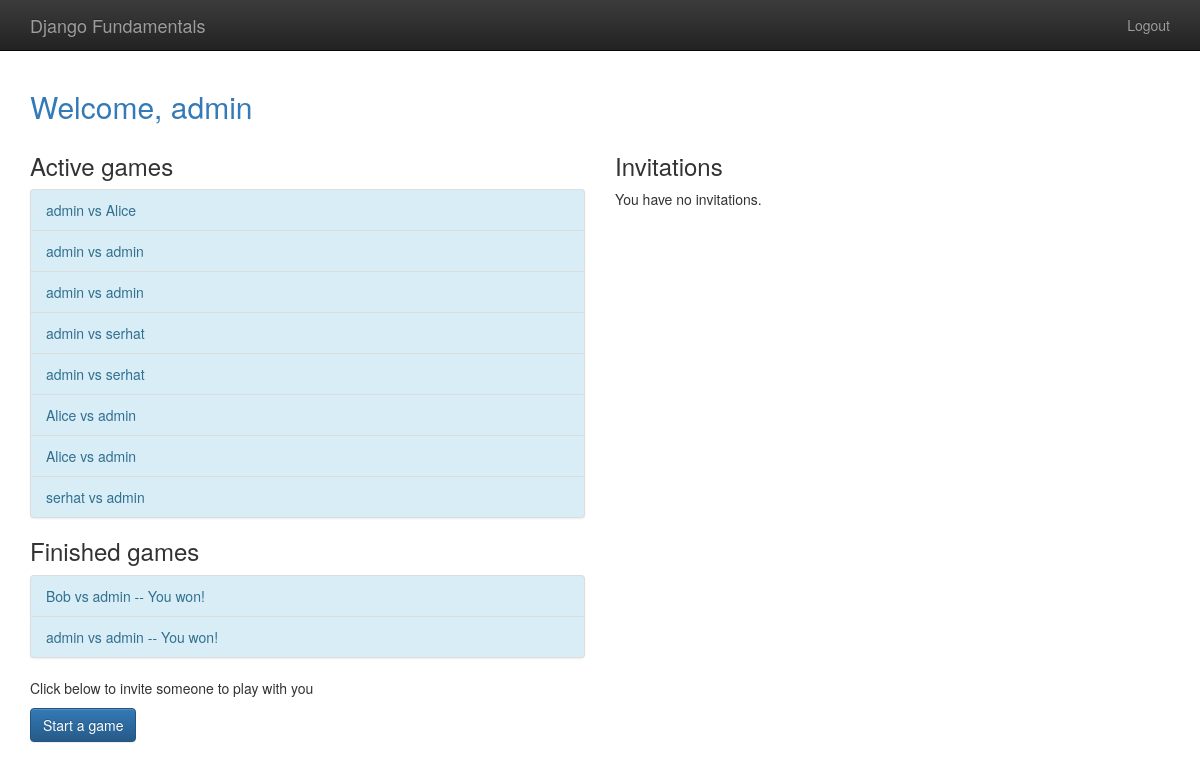
/player/home (signed in), run on the app's committed database.
### gameplay/models.py (models this page shows, shortened)
@python_2_unicode_compatible      #Python 2 için buaraya da bu kodu ilave ediyoruz.
class Game(models.Model):
    first_player = models.ForeignKey(User, related_name="games_first_player")
    second_player = models.ForeignKey(User, related_name="games_second_player")
    start_time = models.DateTimeField(auto_now_add=True)
    last_active = models.DateTimeField(auto_now=True)
    status = models.CharField(max_length=1, default='F', choices=GAME_STATUS_CHOİCE)     # Dropdown da olması istenen durumu GAME_STATUS_CHOİCE ilave ettik.
    objects = GamesQuerySet.as_manager()
    def get_absolute_url(self):                              # 9.6 get_absolute_url
        return reverse('gameplay_detail', args=[self.id])
    def __str__(self):                                     # Unicode kütüphanesi ile ilgili. Aynı zamanda Game in içerisine
        return "{0} vs {1}".format(                        # tanımladığımız maçlarda kiminle kimim maç yapacağını gösteriyor.
            self.first_player, self.second_player          # Normalde başlıkta Game object yazıyordu.
        )

### player/views.py (the view)
# urls.py: url(r'home$', home, name="player_home") ,                  # homeisimli uzantıyı çağır. ^ ile başlamıyor. Çünkü önünde player olacak. # 8.2 name kısmını ilave et.
@login_required()                                                 #8.3 login required
def home(request):
    my_games = Game.objects.games_for_user(request.user)
    active_games = my_games.active()
    finished_games = my_games.difference(active_games)
    invitations = request.user.invitation_received.all()       # 8.16 invitationu cevaplama kısmına ilişkin
    return render(request, "player/home.html",
                {'active_games':active_games,
                'finished_games':finished_games,
                'invitations':invitations})            # home için urls den yapılan istek için player/home.html i gönder. # Game in içindeki oyunu say. 8.16 dan sonra buaraya invitations kısmını ilave ettik.

### gameplay/models.py (called while the page is built)
    def games_for_user(self, user):
        return self.filter(
            Q(first_player = user) | Q(second_player = user)
        )

    def active(self):
        return self.filter(
            Q(status = 'F') | Q(status = 'S')
        )

### templates/player/home.html (shortened to what this page needs)
{% extends "base.html" %}
{% block content %}
    <h2 class="text-primary">Welcome, {{ user.username }}</h2>
    <div class="row">
        <div class="col-md-6">
            <h3>Active games</h3>
            {% include "player/game_list_snippet.html" with games_list=active_games %}
            <h3>Finished games</h3>
            {% include "player/game_list_snippet.html" with games_list=finished_games %}
            <p>Click below to invite someone to play with you </p>
            <p>
                <a class="btn btn-primary" href="{% url 'player_new_invitation' %}">Start a game</a>
            </p>
        </div>
        <div class="col-md-6">
            <h3>Invitations</h3>
            {% if invitations %}
                <div class="list-group">
                    {% for inv in invitations %}
                        <a class="list-group-item" href="{% url 'player_accept_invitation' id=inv.id %}">
                            {{ inv.from_user.username }} has invited you to a game
                        </a>
                    {% endfor %}
                </div>
            {% else %}
                <p>You have no invitations.</p>
            {% endif %}
        </div>
    </div>
{% endblock %}

### templates/base.html (shortened to what this page needs)
{% load staticfiles %}
<!doctype html>
<html class="no-js" lang="">
    <head>
        {% block styling %}
          <link rel="stylesheet" href="{% static 'css/bootstrap.min.css' %}">
          <link rel="stylesheet" href="{% static 'css/bootstrap-theme.min.css' %}">
          <link rel="stylesheet" href="{% static 'css/main.css' %}">
        {% endblock styling %}
    </head>
    <body>
    <nav class="navbar navbar-inverse navbar-fixed-top" role="navigation">
      <div class="container">
        <div class="navbar-header">
          <a class="navbar-brand" href="/">Django Fundamentals</a>
        </div>
        <ul class="nav navbar-nav navbar-right">
          {% if user.is_authenticated %}
            <li><a href="{% url 'player_logout' %}">Logout</a></li>
          {% else %}
            <li><a href="{% url 'player_login' %}">Login</a></li>
          {% endif %}
        </ul>
      </div>
    </nav>
    <div class="container">
        {% block content %}
        {% endblock %}
    </div>
    </body>
</html>

### templates/player/game_list_snippet.html (shortened to what this page needs)
{% if games_list %}
    <div class="list-group bg-info">
        {% for game in games_list %}
            <a class="list-group-item list-group-item-info" href="{{ game.get_absolute_url }}">
                {{ game }}
                {% if game.status not in 'FS' %}
                    {% if game.status == 'D' %}
                        -- Draw
                    {% elif game.status == 'W' and user == game.first_player %}
                        -- You won!
                    {% elif game.status == 'L' and user == game.second_player %}
                        -- You won!
                    {% else %}
                        -- You lost
                    {% endif %}
                {% endif %}
            </a>
        {% endfor %}
    </div>
{% endif %}

### templates/base.html (style rules this page uses)
body { padding-top: 70px; padding-bottom: 20px; }

### data on the page
Game: first_player+second_player "admin vs Alice"
Game: first_player+second_player "admin vs admin"
Game: first_player+second_player "admin vs admin"
Game: first_player+second_player "admin vs serhat"
Game: first_player+second_player "admin vs serhat"
Game: first_player+second_player "Alice vs admin"
Game: first_player+second_player "Alice vs admin"
Game: first_player+second_player "serhat vs admin"
Game: first_player+second_player "Bob vs admin", status "-- You won!"
Game: first_player+second_player "admin vs admin", status "-- You won!"

### other printed values
{{ user.username }} "admin"
